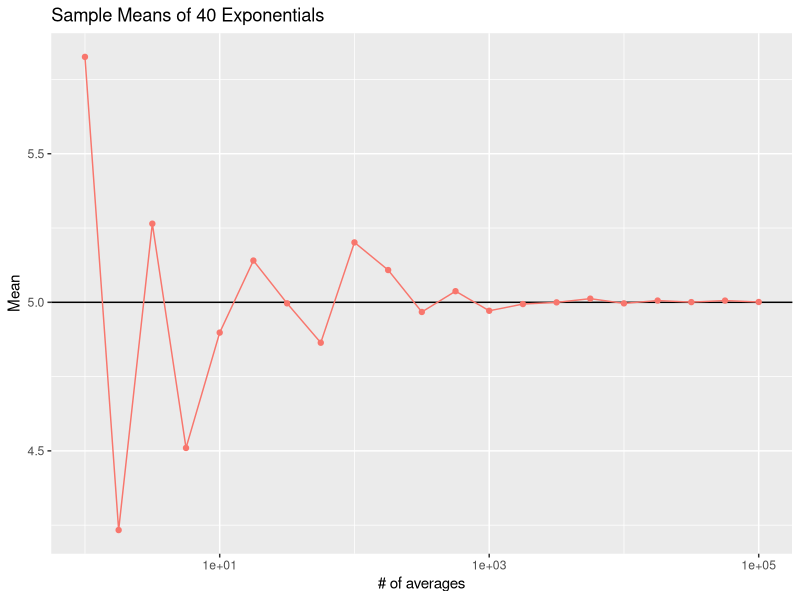
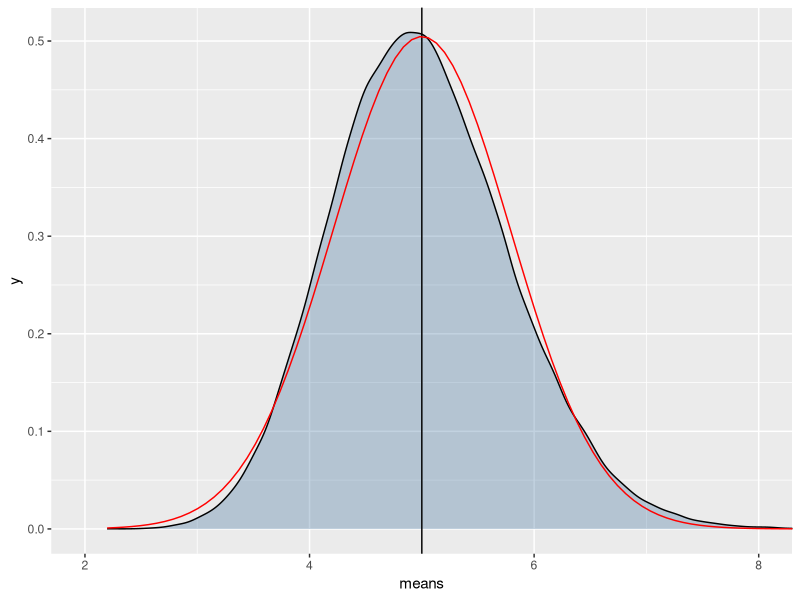
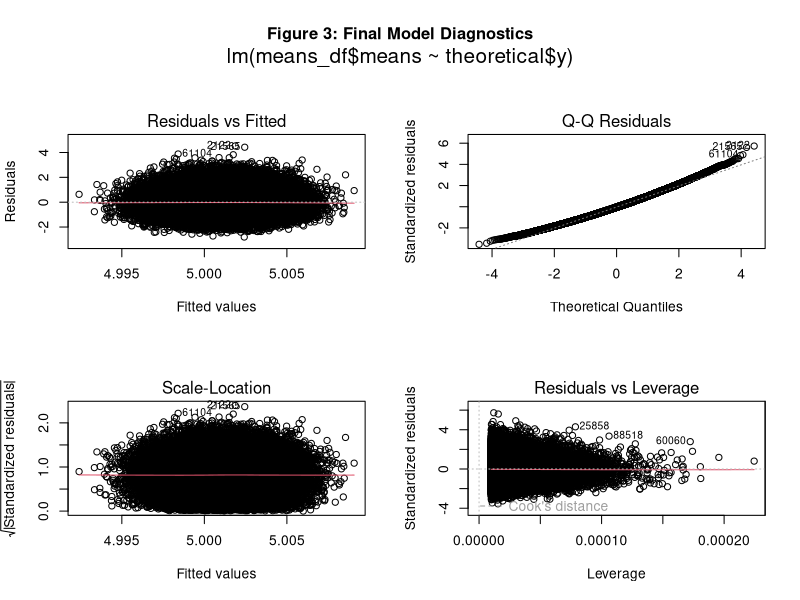

These charts were generated, in order, by the following R code:
## ---- chunk 1
knitr::opts_chunk$set(echo = TRUE)

library(ggplot2)
## ---- chunk 2
set.seed(122)
overall_means <- data.frame(index = 1:21, overall_mean = 1:21)
all_the_means <- vector("list", length = 21)

for (i in 1:21){
  step <- 10^((i-1)/4)
  tmp_means <- vector(length = step)
  
  for (j in 1:step) {
    tmp_means[j] <- mean(rexp(40,0.2))
  }
  
  all_the_means[[i]]<-tmp_means
  
  overall_means$index[i] <- step
  overall_means$overall_mean[i] <- mean(tmp_means)
}
## ---- chunk 3
ggplot(overall_means, mapping = aes(x = index, y = overall_mean, color = "red")) + 
  scale_x_log10() + 
  geom_hline(yintercept = 5) + 
  geom_point() + 
  geom_line() + 
  labs(title = "Sample Means of 40 Exponentials", x = "# of averages", y = "Mean") +
  guides(color = "none")

## ---- chunk 4
means_count <- length(tmp_means)
means_df <- data.frame(row = means_count, means = tmp_means, cond = 1)
theoretical <- data.frame(y = rnorm(means_count, mean = 5, sd = 5))

ggplot(means_df, mapping = aes(x = means, fill = cond)) +
  coord_cartesian(xlim = c(2,8)) +
  geom_density(alpha = 0.3) + 
  geom_vline(aes(xintercept = 5)) +
  stat_function(fun = dnorm, color = "red", args = list(mean = 5, sd = 5/sqrt(40))) +
  guides(fill = "none")
## ---- chunk 5
theoretical_vs_real<- lm(means_df$means ~ theoretical$y)

par(mfrow = c(2,2), oma = c(0,0,4,0))
plot(theoretical_vs_real) 
title(main = "Figure 3: Final Model Diagnostics",  outer = TRUE)
